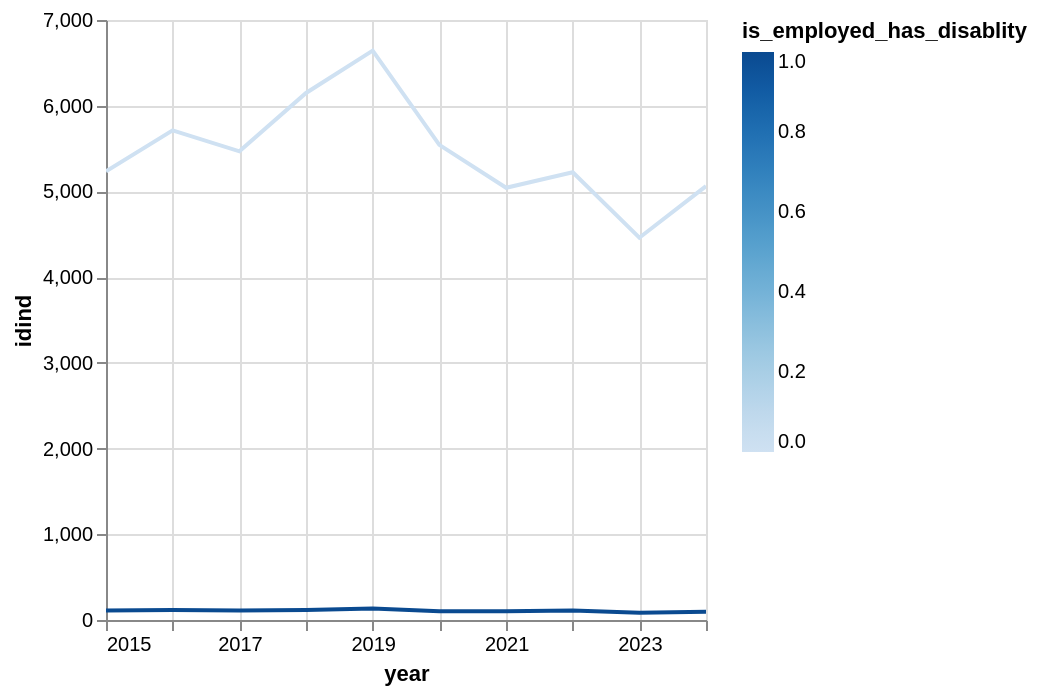

Write notebook code for a chart like this one.
### Code cell
(
    prepsm_data
        #.filter(~pl.col('idind').is_in(possible_spillovers.implode()))
        .with_columns(pl.col('year').cast(pl.Int32).cast(pl.String).str.to_date("%Y"))
        .group_by(['year', 'is_employed_has_disablity']).agg(pl.col('idind').len())
).plot.line(x='year', y='idind', color='is_employed_has_disablity')

### Figure 1 — Vega specification as saved in the notebook (floating-point values rounded to 4 significant figures)
{"$schema": "https://vega.github.io/schema/vega/v6.json", "data": [{"name": "param_1e9efca18e7a2868_store"}, {"name": "source_0", "values": [{"year": "2019-01-01T00:00:00.000", "is_employed_has_disablity": 1, "idind": 135}, {"year": "2018-01-01T00:00:00.000", "is_employed_has_disablity": 0, "idind": 6149}, {"year": "2022-01-01T00:00:00.000", "is_employed_has_disablity": 0, "idind": 5224}, {"year": "2018-01-01T00:00:00.000", "is_employed_has_disablity": 1, "idind": 117}, {"year": "2022-01-01T00:00:00.000", "is_employed_has_disablity": 1, "idind": 111}, {"year": "2015-01-01T00:00:00.000", "is_employed_has_disablity": 0, "idind": 5234}, {"year": "2021-01-01T00:00:00.000", "is_employed_has_disablity": 0, "idind": 5043}, {"year": "2024-01-01T00:00:00.000", "is_employed_has_disablity": 1, "idind": 97}, {"year": "2019-01-01T00:00:00.000", "is_employed_has_disablity": 0, "idind": 6643}, {"year": "2020-01-01T00:00:00.000", "is_employed_has_disablity": 0, "idind": 5543}, {"year": "2015-01-01T00:00:00.000", "is_employed_has_disablity": 1, "idind": 111}, {"year": "2016-01-01T00:00:00.000", "is_employed_has_disablity": 1, "idind": 118}, {"year": "2017-01-01T00:00:00.000", "is_employed_has_disablity": 0, "idind": 5468}, {"year": "2023-01-01T00:00:00.000", "is_employed_has_disablity": 0, "idind": 4460}, {"year": "2024-01-01T00:00:00.000", "is_employed_has_disablity": 0, "idind": 5062}, {"year": "2023-01-01T00:00:00.000", "is_employed_has_disablity": 1, "idind": 86}, {"year": "2020-01-01T00:00:00.000", "is_employed_has_disablity": 1, "idind": 102}, {"year": "2017-01-01T00:00:00.000", "is_employed_has_disablity": 1, "idind": 112}, {"year": "2016-01-01T00:00:00.000", "is_employed_has_disablity": 0, "idind": 5712}, {"year": "2021-01-01T00:00:00.000", "is_employed_has_disablity": 1, "idind": 101}], "transform": [{"type": "formula", "expr": "toDate(datum['year'])", "as": "year"}]}, {"name": "source_0_y_domain_idind", "values": [{"min": 86, "max": 6643}]}, {"name": "source_0_color_domain_is_employed_has_disablity", "values": [{"min": 0, "max": 1}]}], "signals": [{"name": "unit", "value": {}, "on": [{"events": "pointermove", "update": "isTuple(group()) ? group() : unit"}]}, {"name": "param_1e9efca18e7a2868", "update": "vlSelectionResolve(\"param_1e9efca18e7a2868_store\", \"union\")"}, {"name": "param_1e9efca18e7a2868_year", "on": [{"events": [{"source": "view", "type": "dblclick"}], "update": "null"}, {"events": {"signal": "param_1e9efca18e7a2868_translate_delta"}, "update": "panLinear(param_1e9efca18e7a2868_translate_anchor.extent_x, -param_1e9efca18e7a2868_translate_delta.x / width)"}, {"events": {"signal": "param_1e9efca18e7a2868_zoom_delta"}, "update": "zoomLinear(domain(\"x\"), param_1e9efca18e7a2868_zoom_anchor.x, param_1e9efca18e7a2868_zoom_delta)"}]}, {"name": "param_1e9efca18e7a2868_idind", "on": [{"events": [{"source": "view", "type": "dblclick"}], "update": "null"}, {"events": {"signal": "param_1e9efca18e7a2868_translate_delta"}, "update": "panLinear(param_1e9efca18e7a2868_translate_anchor.extent_y, param_1e9efca18e7a2868_translate_delta.y / height)"}, {"events": {"signal": "param_1e9efca18e7a2868_zoom_delta"}, "update": "zoomLinear(domain(\"y\"), param_1e9efca18e7a2868_zoom_anchor.y, param_1e9efca18e7a2868_zoom_delta)"}]}, {"name": "param_1e9efca18e7a2868_tuple", "on": [{"events": [{"signal": "param_1e9efca18e7a2868_year || param_1e9efca18e7a2868_idind"}], "update": "param_1e9efca18e7a2868_year && param_1e9efca18e7a2868_idind ? {unit: \"\", fields: param_1e9efca18e7a2868_tuple_fields, values: [param_1e9efca18e7a2868_year,param_1e9efca18e7a2868_idind]} : null"}]}, {"name": "param_1e9efca18e7a2868_tuple_fields", "value": [{"field": "year", "channel": "x", "type": "R"}, {"field": "idind", "channel": "y", "type": "R"}]}, {"name": "param_1e9efca18e7a2868_translate_anchor", "value": {}, "on": [{"events": [{"source": "scope", "type": "pointerdown"}], "update": "{x: x(unit), y: y(unit), extent_x: domain(\"x\"), extent_y: domain(\"y\")}"}]}, {"name": "param_1e9efca18e7a2868_translate_delta", "value": {}, "on": [{"events": [{"source": "window", "between": [{"source": "scope", "type": "pointerdown"}, {"source": "window", "type": "pointerup"}], "consume": true, "type": "pointermove"}], "update": "{x: param_1e9efca18e7a2868_translate_anchor.x - x(unit), y: param_1e9efca18e7a2868_translate_anchor.y - y(unit)}"}]}, {"name": "param_1e9efca18e7a2868_zoom_anchor", "on": [{"events": [{"source": "scope", "consume": true, "type": "wheel"}], "update": "{x: invert(\"x\", x(unit)), y: invert(\"y\", y(unit))}"}]}, {"name": "param_1e9efca18e7a2868_zoom_delta", "on": [{"events": [{"source": "scope", "consume": true, "type": "wheel"}], "update": "pow(1.001, event.deltaY * pow(16, event.deltaMode))", "force": true}]}, {"name": "param_1e9efca18e7a2868_modify", "on": [{"events": {"signal": "param_1e9efca18e7a2868_tuple"}, "update": "modify(\"param_1e9efca18e7a2868_store\", param_1e9efca18e7a2868_tuple, true)"}]}], "marks": [{"type": "group", "name": "pathgroup", "from": {"facet": {"data": "source_0", "name": "faceted_path_main", "groupby": ["is_employed_has_disablity"]}}, "encode": {"update": {"height": {"field": {"signal": null, "datum": null, "group": "height", "parent": null}}, "width": {"field": {"signal": null, "datum": null, "group": "width", "parent": null}}}}, "marks": [{"type": "line", "name": "marks", "from": {"data": "faceted_path_main"}, "sort": {"field": "x"}, "encode": {"update": {"y": {"field": "idind", "scale": "y"}, "defined": {"signal": "isValid(datum[\"year\"]) && isFinite(+datum[\"year\"]) && isValid(datum[\"idind\"]) && isFinite(+datum[\"idind\"]) && isValid(datum[\"is_employed_has_disablity\"]) && isFinite(+datum[\"is_employed_has_disablity\"])"}, "stroke": {"field": "is_employed_has_disablity", "scale": "color"}, "tooltip": {"signal": "{\"year\": timeFormat(datum[\"year\"], \"%b %d, %Y\"), \"idind\": format(datum[\"idind\"], \"\"), \"is_employed_has_disablity\": format(datum[\"is_employed_has_disablity\"], \"\")}"}, "x": {"field": "year", "scale": "x"}}}, "interactive": true, "style": ["line"], "clip": true}]}], "scales": [{"name": "x", "type": "time", "domain": {"data": "source_0", "field": "year"}, "range": [0, {"signal": "width"}], "domainRaw": {"signal": "param_1e9efca18e7a2868[\"year\"]"}}, {"name": "y", "type": "linear", "domain": [{"signal": "(data(\"source_0_y_domain_idind\")[0] || {}).min"}, {"signal": "(data(\"source_0_y_domain_idind\")[0] || {}).max"}], "range": [{"signal": "height"}, 0], "nice": true, "domainRaw": {"signal": "param_1e9efca18e7a2868[\"idind\"]"}, "zero": true}, {"name": "color", "type": "linear", "domain": [{"signal": "(data(\"source_0_color_domain_is_employed_has_disablity\")[0] || {}).min"}, {"signal": "(data(\"source_0_color_domain_is_employed_has_disablity\")[0] || {}).max"}], "range": "ramp", "zero": false, "interpolate": "hcl"}], "axes": [{"scale": "x", "orient": "bottom", "maxExtent": 0, "labels": false, "domain": false, "aria": false, "ticks": false, "grid": true, "tickCount": {"signal": "ceil(width/40)"}, "zindex": 0, "gridScale": "y", "minExtent": 0}, {"scale": "y", "minExtent": 0, "gridScale": "x", "ticks": false, "tickCount": {"signal": "ceil(height/40)"}, "orient": "left", "grid": true, "zindex": 0, "maxExtent": 0, "domain": false, "labels": false, "aria": false}, {"scale": "x", "title": "year", "orient": "bottom", "labelOverlap": true, "zindex": 0, "grid": false, "labelFlush": true, "tickCount": {"signal": "ceil(width/40)"}}, {"scale": "y", "labelOverlap": true, "zindex": 0, "orient": "left", "tickCount": {"signal": "ceil(height/40)"}, "grid": false, "title": "idind"}], "width": 300, "style": "cell", "background": "white", "padding": 5, "legends": [{"stroke": "color", "gradientLength": {"signal": "clamp(height, 64, 200)"}, "title": "is_employed_has_disablity"}], "height": 300}
